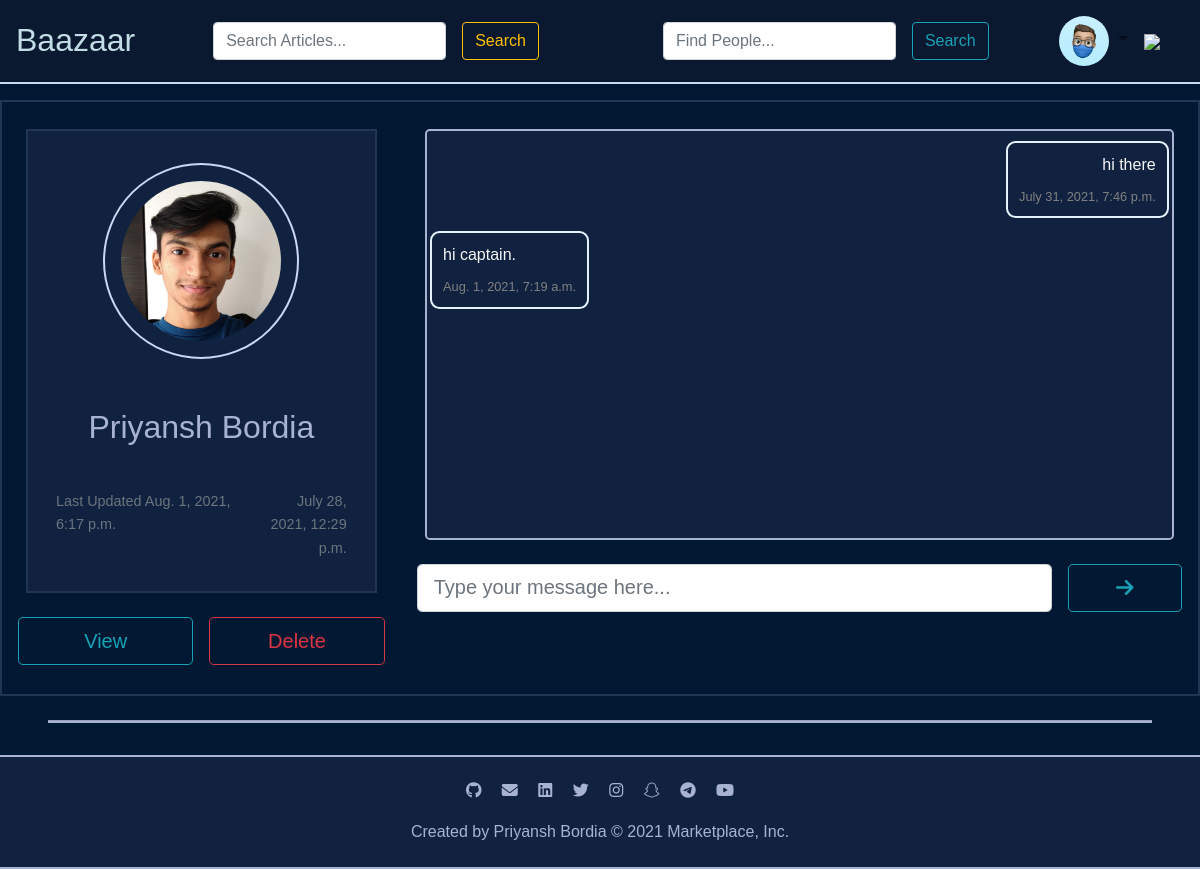
/chat/5 (signed in), run on an earlier commit of the app's database.
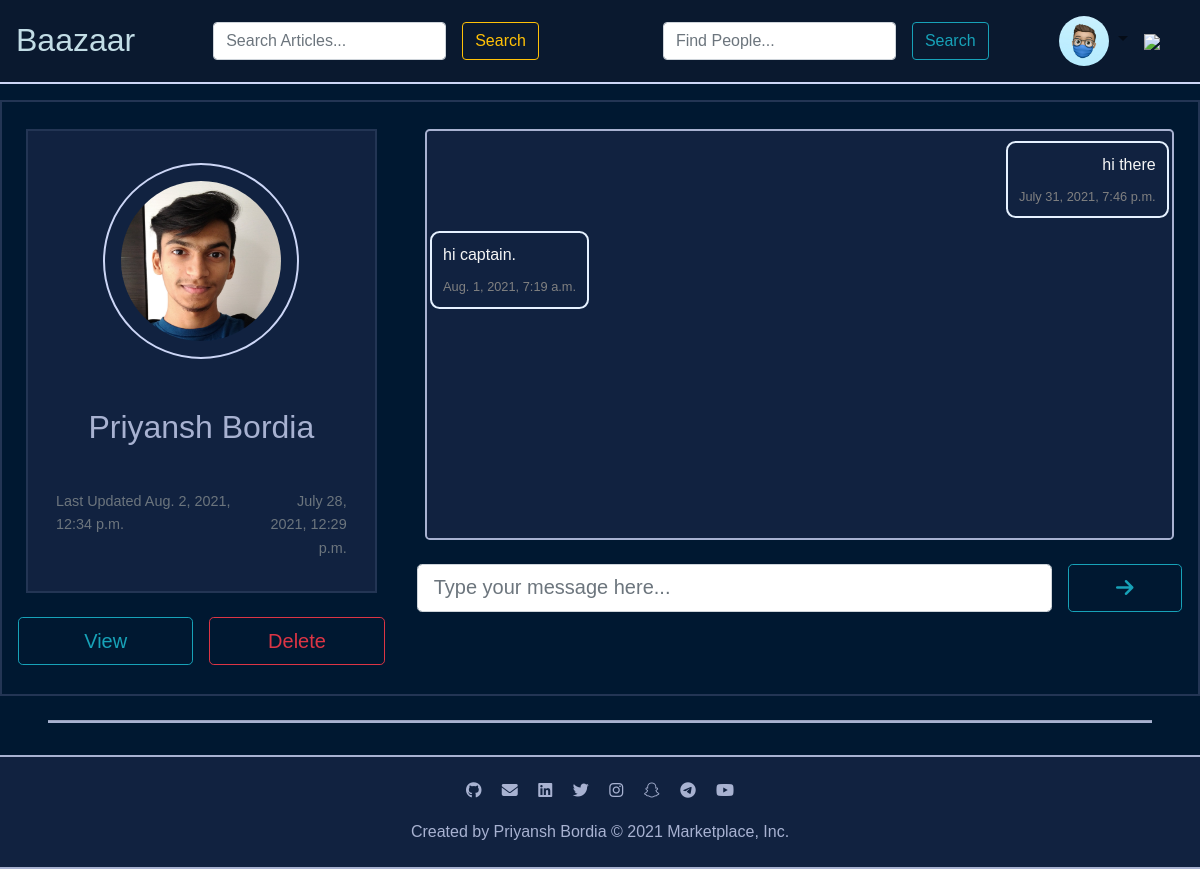
And on a later commit of the database.
### circle/models.py (models this page shows, shortened)
class Person(models.Model):
	options = (('M', 'Male'), ('F', 'Female'), ('X', 'Not Preferred to say'))
	user = models.OneToOneField(User, on_delete=models.CASCADE, related_name="person")
	profile = models.ImageField(upload_to="images/persons", blank=True, null=False)
	username = models.CharField(max_length=64, blank=False, null=False, unique=True)
	bio = models.TextField(max_length=500, blank=True, null=False)
	first = models.CharField(max_length=64, blank=False, null=False)
	last = models.CharField(max_length=64, blank=True, null=False)
	age = models.IntegerField(validators=[MinValueValidator(1)], blank=False, null=False, default=1)
	sex = models.CharField(max_length=1, choices=options, blank=False, null=False, default='X')
	email = models.EmailField(blank=False, null=False, unique=True)
	ph_no = models.BigIntegerField(blank=False, null=False, unique=True)
	retreated = models.ManyToManyField(Article, blank=True, related_name="retreated")
	rented = models.ManyToManyField(Article, blank=True, related_name="rented")
	purchased = models.ManyToManyField(Article, blank=True, related_name="purchased")
	sold = models.ManyToManyField(Article, blank=True, related_name="sold")
	display = models.ManyToManyField(Article, blank=True, related_name="display")
	bookmarked = models.ManyToManyField(Article, blank=True, related_name="bookmarked")
	carted = models.ManyToManyField(Article, blank=True, related_name="carted")
	friends = models.ManyToManyField('self', blank=True, related_name="friends")
	allowsMessage = models.BooleanField(blank=False, null=False, default=True)
	created_ts = models.DateTimeField(auto_now_add=True)
	updated_ts = models.DateTimeField(auto_now=True)
	slug = models.SlugField(max_length=64, blank=False, null=False, unique=True)
	class Meta:
		ordering = ['id']

class Chat(models.Model):
	left =  models.ForeignKey(Person, on_delete=models.CASCADE, related_name="left", default=1)
	right = models.ForeignKey(Person, on_delete=models.CASCADE, related_name="right", default=1)
	messages = models.ManyToManyField(Message, blank=True, related_name="messages")
	created_ts = models.DateTimeField(auto_now_add=True)
	updated_ts = models.DateTimeField(auto_now=True)
	slug = models.SlugField(max_length=64, blank=False, null=False, unique=True)
	class Meta:
		ordering = ['id']

class Message(models.Model):
	sender = models.ForeignKey(Person, on_delete=models.CASCADE, related_name="sender", default=1)
	receiver = models.ForeignKey(Person, on_delete=models.CASCADE, related_name="receiver", default=1)
	text = models.TextField(max_length=255, blank=False, null=False)
	timestamp = models.DateTimeField(auto_now_add=True)
	slug = models.SlugField(max_length=64, blank=False, null=False, unique=True)
	class Meta:
		ordering = ['timestamp']

### circle/views.py (the view)
# urls.py: path('chat/<int:chat_id>', views.chat, name='chat'),
@login_required
def chat(request, chat_id):
	try:
		chat = Chat.objects.get(pk=chat_id)
		form = MessageForm()
		return render(request, "circle/chat.html", context={"chat": chat, "form": form})
	except Chat.DoesNotExist:
		return render(request, "circle/error.html", context={"message": "No Chat Found.!!", "type": "Type Error", "link": "chats"})

### circle/forms.py (shortened to what this page needs)
class MessageForm(forms.ModelForm):
	class Meta:
		model = Message
		fields = ('text', )

### circle/templates/circle/chat.html (shortened to what this page needs)
{% extends "circle/base.html" %}
{% block head %}
	{% load static %}
	{% load bootstrap4 %}
	{% load fontawesome_5 %}
	{% load humanizelib %}
{% endblock %}
{% block body %}
	<div class="chat">
		<div class="chat__container">
			<div class="row">
				<div class="col-md-4">
					<div class="chat__container__details">
						{% if chat.right.user.id != request.user.id %}
							<img class="chat__container__details__img" src="{% static chat.right.profile.url %}" alt="BP{{ person.id }}ID" />
							<p class="chat__container__details__name">{{ chat.right.first }} {{ chat.right.last }}</>
							<div class="row mt-0 mb-0 pb-0">
								<div class="col-md-8 pb-0">
									<p class="text-left pt-auto pr-auto pb-0 pl-1"><small class="text-muted">Last Updated {{ chat.right.updated_ts|naturaltime }}</small></p>
								</div>
								<div class="col-md-4 pb-0">
									<p class="text-right pr-1 pt-0 pb-0 pl-auto"><small class="text-muted">{{ chat.right.created_ts|naturaltime }}</small>
									</p>
								</div>
							</div>
						{% endif %}
					</div>
					{% if chat.right.user.id != request.user.id %}
						<div class="row">
							<div class="col-md-6">
								<a href="{% url 'person' chat.right.id %}">
									<button class="form-control form-control-lg btn btn-outline-info btn-lg">View</button>
								</a>
							</div>
							<div class="col-md-6">
								<a href="{% url 'remove' chat.id 'chat' %}">
									<button class="form-control form-control-lg btn btn-outline-danger btn-lg">Delete</button>
								</a>
							</div>
						</div>
					{% endif %}
				</div>
				<div class="col-md-8">
					{% if chat.messages.all|length > 0 %}
						<div class="chat__container__grid">
							<div class="chat__container__grid__message">
								{% for message in chat.messages.all %}
									<div class="row">
										{% if message.sender.user.id == request.user.id %}
											<div class="chat__container__grid__message__sender">
												<p class="pl-2 pr-2">{{ message.text }}</p>
												<small class="pr-2 pl-2">{{ message.timestamp|naturaltime }}</small>
											</div>
										{% else %}
											<div class="chat__container__grid__message__receiver">
												<p class="pl-2 pr-2">{{ message.text }}</p>
												<small class="pl-2 pr-2">{{ message.timestamp|naturaltime }}</small>
											</div>
										{% endif %}
									</div>
								{% endfor %}
							</div>
						</div>
					{% endif %}
					<div class="chat__container__footer">
						<form class="form-group" action="{% url 'addMessage' chat.id %}" method="POST">
							<div class="row">
								<div class="col-md-10">
									<input class="form-control form-control-lg" autocomplete="off" autofocus
										placeholder="Type your message here..." type="text" name="message" required />
								</div>
								<div class="col-md-2">
									<button class="form-control form-control-lg btn btn-lg btn-outline-info btn-lg"><i class="fas fa-arrow-right"></i></button>
								</div>
							</div>
						</form>
					</div>
				</div>
			</div>
		</div>
	</div>
{% endblock %}

### circle/templates/circle/base.html (shortened to what this page needs)
<!DOCTYPE html>
<html lang="en">
<head>
    <link rel="stylesheet" href="https://maxcdn.bootstrapcdn.com/bootstrap/4.0.0/css/bootstrap.min.css"
>
    <link rel="stylesheet" href="https://stackpath.bootstrapcdn.com/bootstrap/4.3.1/css/bootstrap.min.css"
>
    {% load static %}
    <link href="{% static 'circle/css/style.css' %}" rel="stylesheet">
</head>
<body>
    <nav class="navbar navbar-expand-lg navbar-light" style="background-color: #0a192f; border-bottom: .125rem solid #ccd6f6;">
        <a class="navbar-brand" href="{% url 'home' %}" style="color: #c2dde6; font-size: 2rem;">Baazaar</a>
        <div class="collapse navbar-collapse" id="navbarSupportedContent" style="font-size: 1.1rem;">
			<form class="form-inline my-3 my-lg-0 mr-auto ml-auto" action="{% url 'result' 'article' %}" method="POST">
				<input class="form-control mr-sm-3" type="search" name="search" autocomplete="off" autofocus placeholder="Search Articles..." aria-label="Search">
				<button class="form-control btn btn-outline-warning my-2 my-sm-2" type="submit">Search</button>
			</form>
			<form class="form-inline my-3 my-lg-0 mr-auto ml-auto" action="{% url 'result' 'person' %}" method="POST">
				<input class="form-control mr-sm-3" type="search" name="search" autocomplete="off" autofocus placeholder="Find People..." aria-label="Search">
				<button class="form-control btn btn-outline-info my-2 my-sm-2" type="submit">Search</button>
			</form>
            <ul class="navbar-nav mr-3">
				{% if user.is_authenticated %}
					<li class="nav-item dropdown">
						<div class="nav-link dropdown-toggle" href="#" id="navbarDropdown" role="button" data-toggle="dropdown"
							aria-haspopup="true" aria-expanded="false" title="Profile">
							{% if request.user.person.profile.url %}
								<img src="{% static request.user.person.profile.url %}" alt="BP{{ request.user.person.id }}ID" style="width: 50px; height: 50px; border-radius: 50%;" />
							{% else %}
								<img src="https://img.icons8.com/bubbles/50/000000/stor.png" />
							{% endif %}
						</div>
					</li>
					{% if request.user.person %}
						<li class="nav-item m-auto">
							<a class="nav-link" href="{% url 'carted' %}" title="Cart">
								<img src="https://img.icons8.com/clouds/50/000000/buy.png" />
							</a>
						</li>
					{% endif %}
				{% endif %}
            </ul>
        </div>
    </nav>
    {% block body %}{% endblock %}
    <hr class="mt-4">
	<footer class="footer">
		<div class="footer__grid">
			<div class="footer__grid__handles">
				<a href="https://github.com/PriyanshBordia" target="_blank" title="PriyanshBordia"><i class="fab fa-github"></i></a>
				<a href="mailto:priyanshbordia2@gmail.com" target="_blank" title="Priyansh Bordia"><i class="fas fa-envelope"></i></a>
				<a href="https://www.linkedin.com/in/priyansh-b-81bb8218b/" target="_blank" title="Priyansh B."><i class="fab fa-linkedin" onmouseover="play()"></i></a>
				<a href="https://twitter.com/BordiaPriyansh" target="_blank" title="BordiaPriyansh"><i class="fab fa-twitter"></i></a>
				<a href="https://www.instagram.com/priyansh.bordia/" target="_blank" title="priyansh.bordia"><i class="fab fa-instagram"></i></a>
				<a href="#" target="_blank" title="priyansh.bordia"><i class="fa fa-snapchat-ghost" onmouseover="play()"></i></a>
				<a href="https://t.me/priyanshbordia" target="_blank" title="Priyansh Bordia"><i class="fab fa-telegram" ></i></a>
				<a href="https://www.youtube.com/channel/UCwBlonvBFFd4UGvnnVKVncQ?view_as=subscriber" target="_blank" title="Priyansh Bordia"><i class="fab fa-youtube"></i></a>
			</div>
			<div class="footer__grid__text">
				<span class="has-hover">Created by Priyansh Bordia &copy; 2021 Marketplace, Inc.</span>
			</div>
		</div>
	</footer>
</body>
</html>

### circle/static/circle/css/style.css (style rules this page uses)
html { font-size: 100%; -webkit-box-sizing: border-box; box-sizing: border-box; }
*, *::before, *::after { -webkit-box-sizing: inherit; box-sizing: inherit; }
html, body { width: 100%; height: 100%; }
body { margin: 0; padding: 0; font-size: 1.125rem; font-weight: 300; font-family: Verdana, Arial, Helvetica, sans-serif; line-height: 1.3; color: whitesmoke; background-color: #001831; text-align: center; -webkit-box-align: center; -ms-flex-align: center; align-items: center; -webkit-box-pack: center; -ms-flex-pack: center; justify-content: center; overflow-x: hidden; scroll-behavior: smooth; }
a { color: #a8b2d1; text-decoration: none !important; }
a, i, .has-hover { -webkit-transition-duration: 0.4s; transition-duration: 0.4s; }
hr { margin: 2rem 3rem 2rem 3rem; height: .125rem; background-color: #a8b2d1; }
.row { margin: .2rem auto .4rem auto; }
.col-md-12, .col-md-10, .col-md-9, .col-md-8, .col-md-6, .col-md-5, .col-md-4, .col-md-3, .col-md-2 { padding: 0.5rem 0.5rem 0.5rem .5rem; }
.chat { margin: 1rem auto 1rem auto; }
.chat__container { margin: 1rem auto 1rem auto; border: 0.125rem solid #233554; }
.chat__container__details { margin: 1rem 1rem 1rem 1rem; padding: 1rem 1rem 1rem 1rem; background-color: #112240; border: 0.125rem solid #233554; }
.chat__container__details__img { margin: 1rem auto 1rem auto; padding: 1rem 1rem 1rem 1rem; width: 12.25rem; height: 12.25rem; border: 0.125rem solid #ccd6f6; border-radius: 50%; }
.chat__container__details__name { margin: 1rem auto 1rem auto; padding: 1rem 1rem 1rem 1rem; font-size: 2rem; color: #a8b2d1; }
.chat__container__grid { margin: 1rem 1rem 1rem 1rem; background-color: #112240; border: 0.125rem solid #a8b2d1; border-radius: 0.3rem; }
.chat__container__grid__message { margin: .2rem auto .2rem auto; height: calc(100vh - 25rem); overflow-y: scroll; line-height: 2rem; font-size: 1rem; font-weight: 300; }
.chat__container__grid__message__sender { margin: .2rem .2rem .2rem auto; padding: .2rem; min-width: 15%; max-width: 65%; float: right; border: 0.125rem solid #e6f1ff; border-radius: .6rem; }
.chat__container__grid__message__sender p { margin-bottom: 0; padding: .2rem .4rem 0 1rem; text-align: right; }
.chat__container__grid__message__sender small { padding: auto 1rem auto 1rem; float: right; }
.chat__container__grid__message__receiver { margin: .2rem auto .2rem .2rem; padding: .2rem; min-width: 15%; max-width: 65%; float: left; border: 0.125rem solid #e6f1ff; border-radius: .6rem; }
.chat__container__grid__message__receiver p { margin-bottom: 0; padding: .2rem 1rem 0 .4rem; text-align: left; }
.chat__container__grid__message__receiver small { padding: auto 1rem auto 1rem; float: left; }
.chat__container__grid__message small { font-size: .8rem; font-weight: 100; color: gray; }
.chat__container__footer { padding: 1rem auto 1rem auto; }
.footer { margin-top: 2rem; background-color: #112240; border-top: 0.125rem solid #a8b2d1; border-bottom: 0.125rem solid #a8b2d1; }
.footer__grid { margin: 1.5rem; color: #a8b2d1; font-size: 1rem; text-align: center; -webkit-box-align: center; -ms-flex-align: center; align-items: center; }
.footer__grid__handles { margin-bottom: 1.3rem; }
.footer__grid__handles a:not(:last-child) { margin-right: 1rem; }
.footer__grid__text { font-weight: 200; }

What changed in the data, as far as the page shows it:
changed through a linked row, Chat "Priyansh": right.updated_ts "Aug. 1, 2021, 6:17 p.m." → "Aug. 2, 2021, 12:34 p.m."
